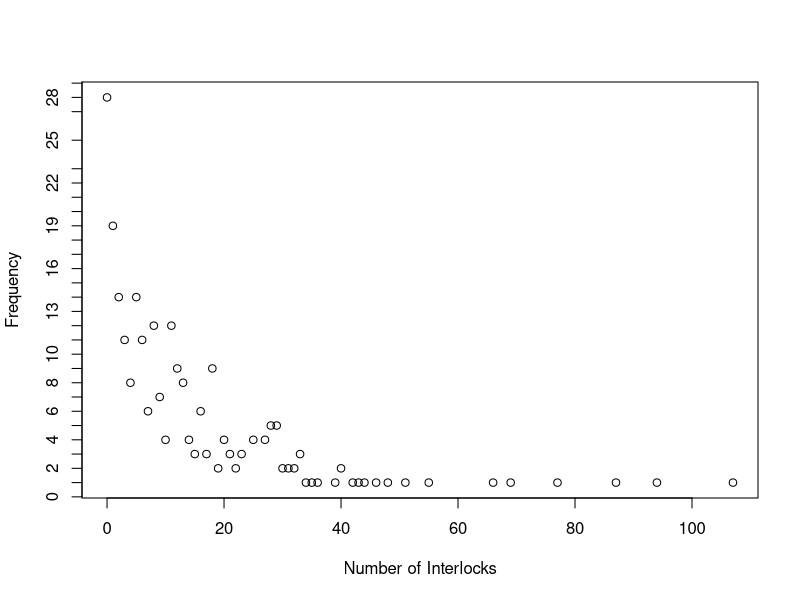
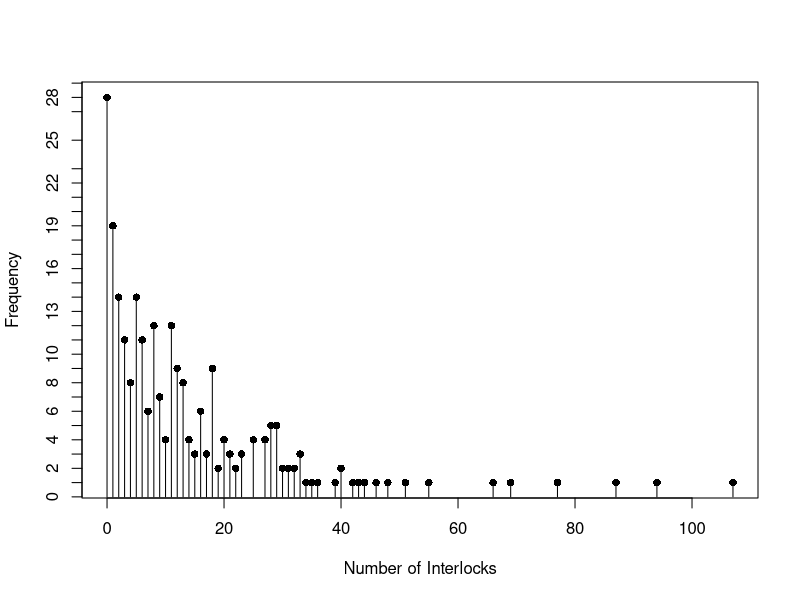
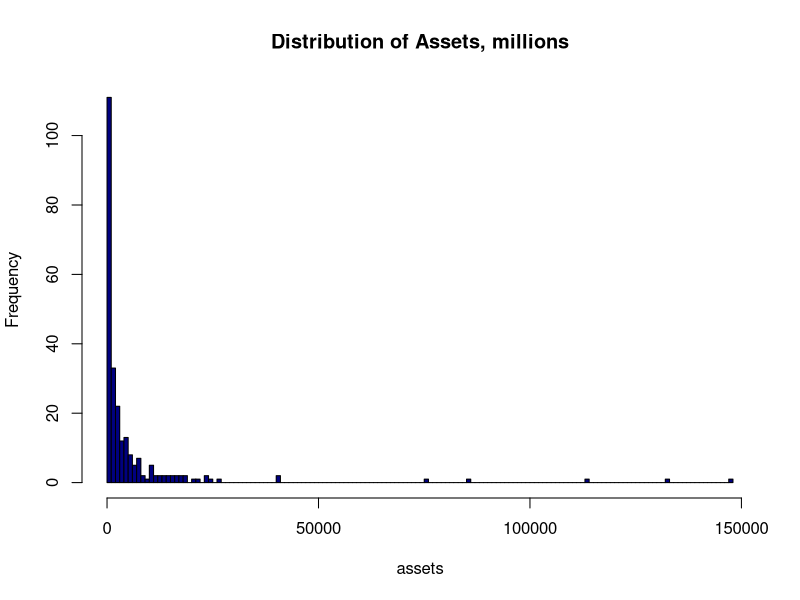
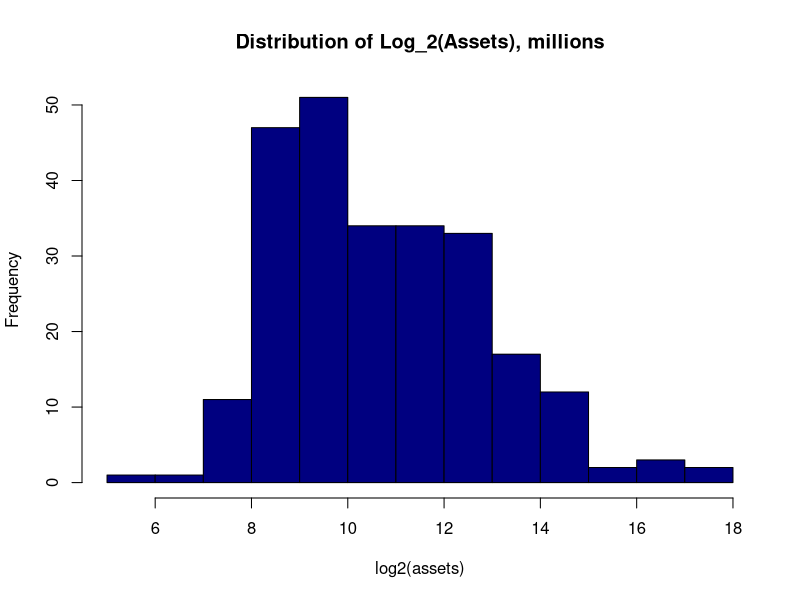
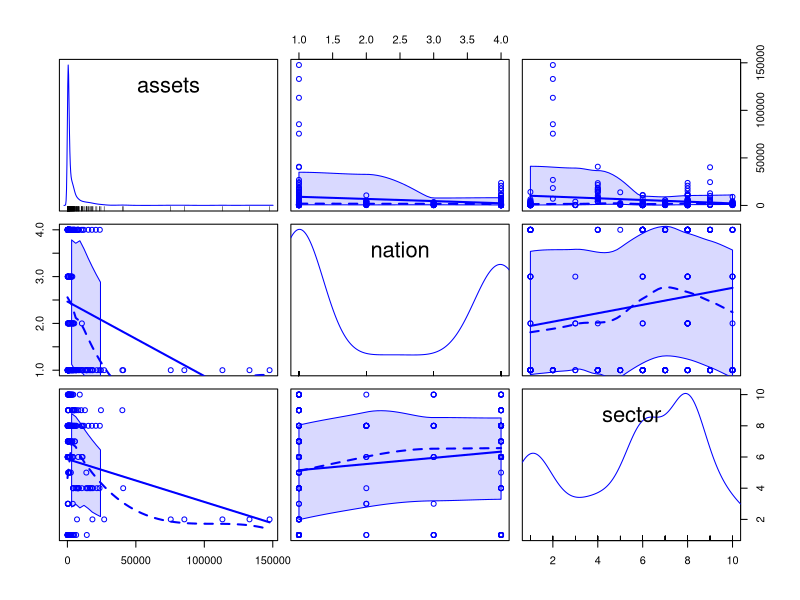
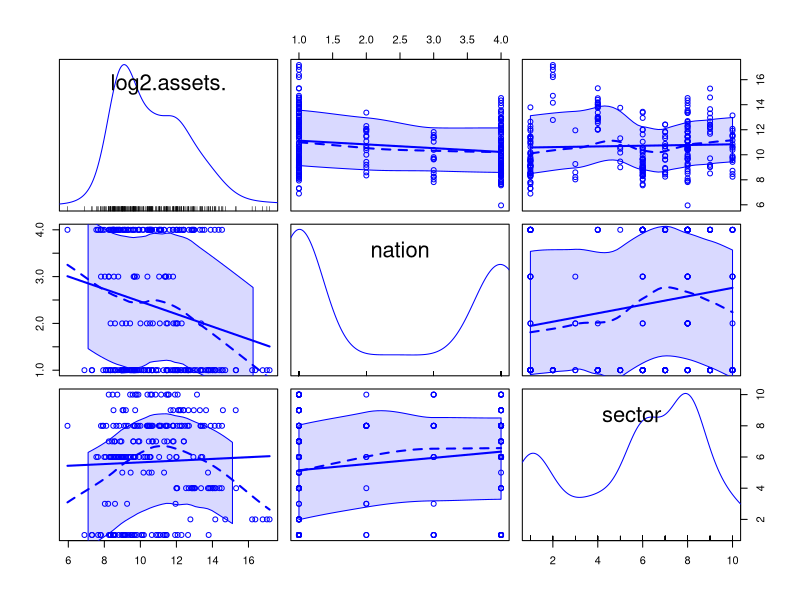
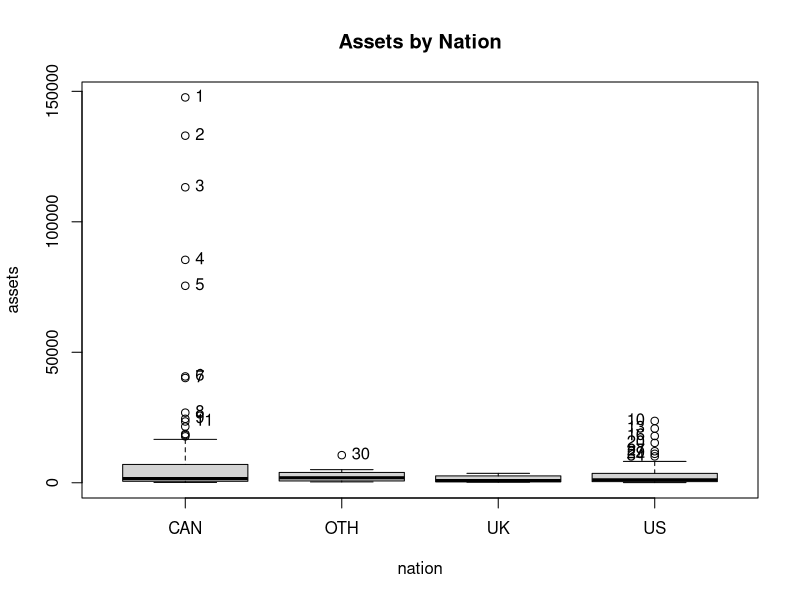
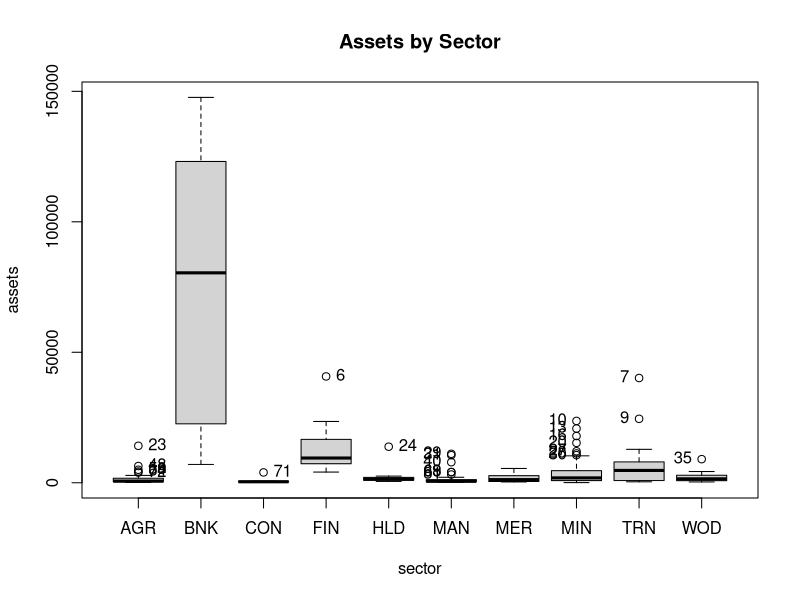

Source code (R) for these figures, in order:
## ---- chunk 1
knitr::opts_chunk$set(echo = TRUE)
library(car)      # Ornstein dataset, Anova, residualPlots
library(effects)  # diagnostic plots for Poisson model
library(Hmisc)    # describe function
## ---- chunk 2
# list the top 10 observations in the dataset
head(Ornstein, 10)

# summary statistics about the dataset
summary(Ornstein)
describe(Ornstein)  #more verbose summary stats

# show mean value of interlocks per nation|sector
round(with(Ornstein, tapply(interlocks, nation, mean)), 1)
round(with(Ornstein, tapply(interlocks, sector, mean)), 1)
## ---- chunk 3
# Frequency distribution of the interlocks
tab <- xtabs(~interlocks, data=Ornstein)
str(tab)      # this view is less useful for a table
class(tab)    # check class (so we know what methods and attributes are available)
names(tab)    # variable names
nrow(tab)
tab

# Record the distinct values of the interlocks
x <- as.numeric(names(tab))  # xtabs stored these as char variables

# Scatter plot of data
plot(x, tab, xlab='Number of Interlocks', ylab='Frequency')

# Bar plot of frequencies
plot(x, tab, type='h',  xlab='Number of Interlocks', ylab='Frequency')
points(x, tab, pch=16)  # decorate top of bars with a point
## ---- chunk 4
# Histogram (untransformed)
with(Ornstein, hist(assets, breaks='FD', col='navy', main='Distribution of Assets, millions'))
## ---- chunk 5
# Histogram (log2 transformed)
with(Ornstein, hist(log2(assets), breaks='FD', col='navy', main='Distribution of Log_2(Assets), millions'))

## ---- chunk 6
# scatterplot matrices to look at variable correlations
scatterplotMatrix(~assets + nation + sector, data=Ornstein)
scatterplotMatrix(~log2(assets) + nation + sector, data=Ornstein)
## ---- chunk 7
Boxplot(assets ~ nation, data=Ornstein, main='Assets by Nation')
Boxplot(assets ~ sector, data=Ornstein, main='Assets by Sector')
## ---- chunk 8
summary(Ornstein$assets)
(pctile95 <- quantile(Ornstein$assets, 0.95))

Boxplot(assets[assets<pctile95] ~ nation[assets<pctile95], data=Ornstein, main='Assets by Nation (Assets < ~$20B)')
Boxplot(assets[sector!='BNK'] ~ sector[sector!='BNK'], data=Ornstein, main='Assets by Sector (Excluding Banking)')

## ---- chunk 9
poisson_fit <- glm(interlocks ~ log2(assets) + nation + sector, family=poisson(link=log), data=Ornstein)
summary(poisson_fit)
## ---- chunk 10
resid_dev <- with(poisson_fit, cbind(resid_deviance = deviance, df = df.residual,
                                     p = 1-pchisq(deviance, df.residual, lower.tail = FALSE)))
round(resid_dev, 4)
## ---- chunk 11
# Create frequency table
with(Ornstein, table(nation, sector))
## ---- chunk 12
Anova(poisson_fit)
## ---- chunk 13
exp(coef(poisson_fit))
## ---- chunk 14
plot(allEffects(poisson_fit, default.levels=50))
## ---- chunk 15
residualPlots(poisson_fit, layout=c(2,2))
## ---- chunk 16
influenceIndexPlot(poisson_fit, vars = "Cook")
influenceIndexPlot(poisson_fit, vars = "hat")
